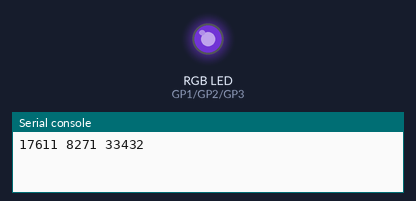
The program below on a simulated Raspberry Pi Pico running MicroPython. Parts: an RGB LED mixed from three pins (HIGH = lit), the last lines printed to the serial console. Dim RGB values are drawn brighter than linear; random numbers come from a fixed seed.

Above: at 0.05 s.
At 4.96 s:
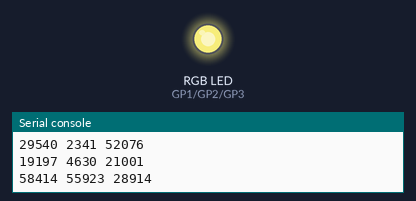
At 9.98 s:
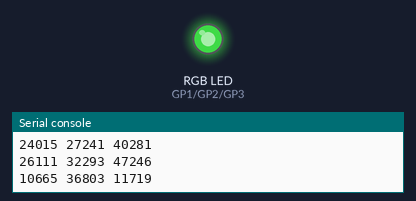
At 20.01 s:
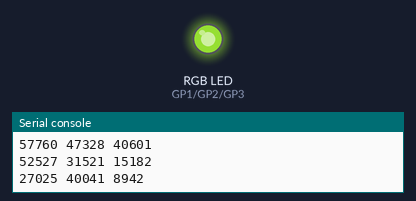
At 29.95 s:
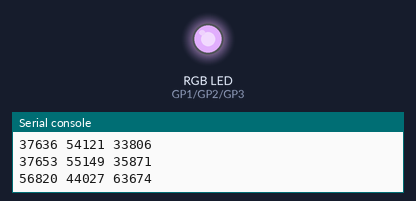
At 39.88 s:
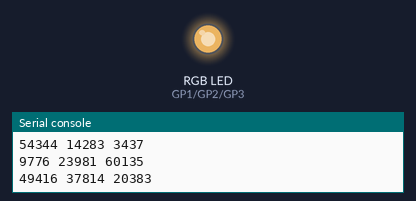
Timing chart, 0 to 40.0 s (numbered marks = the images above):
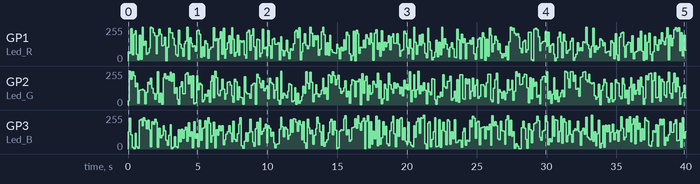

Measured:
- by itself, GP1 (Led_R): 0/255 → 69/255 at 0.00 s, → 60/255 0.10 s later, → 241/255 0.10 s later, → 48/255 0.10 s later, … (396 changes in this stretch)
- by itself, GP2 (Led_G): 0/255 → 32/255 at 0.00 s, → 253/255 0.10 s later, → 194/255 0.10 s later, → 249/255 0.10 s later, … (399 changes in this stretch)

The program:

rgb_led.py
```python
from machine import Pin,PWM
import utime
import random

Led_R = PWM(Pin(1))
Led_G = PWM(Pin(2))
Led_B = PWM(Pin(3))
# Define the frequency
Led_R.freq(2000)
Led_G.freq(2000)
Led_B.freq(2000)

if __name__ == "__main__":
    while True:
        # range of random numbers
        R=random.randint(0,65535)
        G=random.randint(0,65535)
        B=random.randint(0,65535)
        print(R,G,B)
        Led_R.duty_u16(R)
        Led_G.duty_u16(G)
        Led_B.duty_u16(B)
        utime.sleep_ms(100)

        
```
